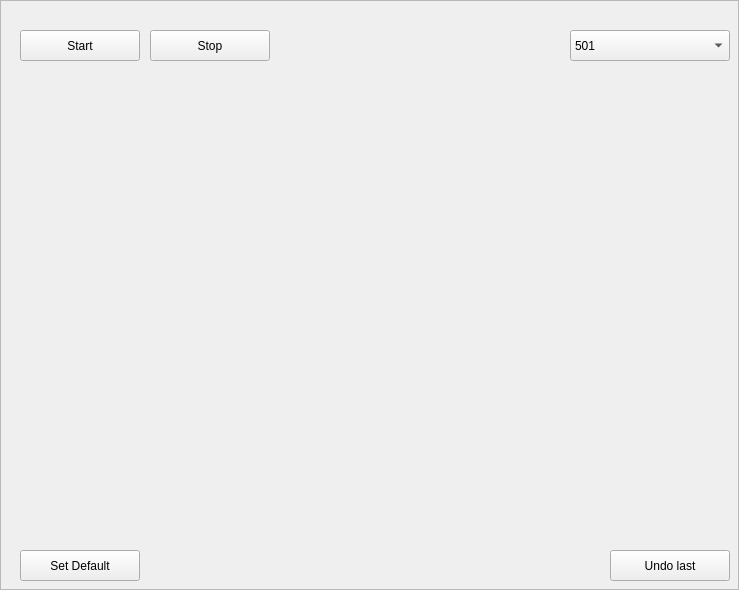
     <widget class="QFrame" name="Dart_Board_Bg">
      <property name="frameShape">
       <enum>QFrame::StyledPanel</enum>
      </property>
      <property name="frameShadow">
       <enum>QFrame::Raised</enum>
      </property>
      <widget class="QPushButton" name="set_default_img_button">
       <property name="geometry">
        <rect>
         <x>20</x>
         <y>550</y>
         <width>120</width>
         <height>31</height>
        </rect>
       </property>
       <property name="text">
        <string>Set Default</string>
       </property>
      </widget>
      <widget class="QPushButton" name="start_measuring_button">
       <property name="geometry">
        <rect>
         <x>20</x>
         <y>30</y>
         <width>120</width>
         <height>31</height>
        </rect>
       </property>
       <property name="minimumSize">
        <size>
         <width>92</width>
         <height>0</height>
        </size>
       </property>
       <property name="text">
        <string>Start</string>
       </property>
      </widget>
      <widget class="QPushButton" name="stop_measuring_button">
       <property name="geometry">
        <rect>
         <x>150</x>
         <y>30</y>
         <width>120</width>
         <height>31</height>
        </rect>
       </property>
       <property name="minimumSize">
        <size>
         <width>92</width>
         <height>0</height>
        </size>
       </property>
       <property name="text">
        <string>Stop</string>
       </property>
      </widget>
      <widget class="QPushButton" name="undo_last_throw_button">
       <property name="geometry">
        <rect>
         <x>610</x>
         <y>550</y>
         <width>120</width>
         <height>31</height>
        </rect>
       </property>
       <property name="text">
        <string>Undo last</string>
       </property>
      </widget>
      <widget class="QLabel" name="dart_board_image">
       <property name="geometry">
        <rect>
         <x>120</x>
         <y>60</y>
         <width>501</width>
         <height>501</height>
        </rect>
       </property>
       <property name="text">
        <string/>
       </property>
       <property name="pixmap">
        <pixmap>icons/Anonymous_dartboard.svg</pixmap>
       </property>
      </widget>
      <widget class="QComboBox" name="initial_score_comboBox">
       <property name="geometry">
        <rect>
         <x>570</x>
         <y>30</y>
         <width>160</width>
         <height>31</height>
        </rect>
       </property>
       <item>
        <property name="text">
         <string>501</string>
        </property>
       </item>
       <item>
        <property name="text">
         <string>301</string>
        </property>
       </item>
       <item>
        <property name="text">
         <string>101</string>
        </property>
       </item>
      </widget>
     </widget>
